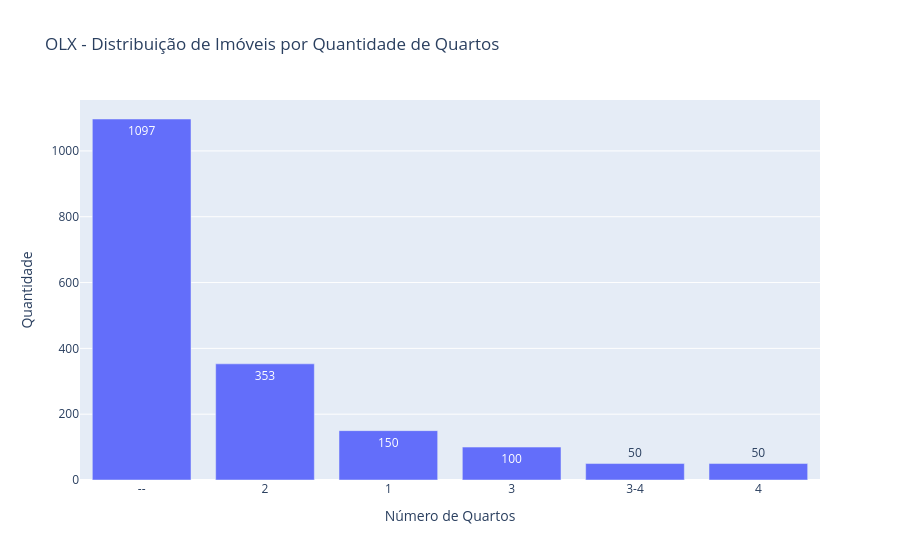

Notebook code cell kept with this figure:
### Code cell
# --- Tipologias Mais Frequentes ---

# Contar a frequência dos números de quartos
tipologias_frequentes = df_tipologias['Número de Quartos'].value_counts().reset_index()
tipologias_frequentes.columns = ['Quantidade de Quartos', 'Quantidade de Imóveis']

# Criar gráfico da distribuição de tipologias
fig_tipologias = px.bar(
    tipologias_frequentes,
    x='Quantidade de Quartos',
    y='Quantidade de Imóveis',
    title='OLX - Distribuição de Imóveis por Quantidade de Quartos',
    labels={'Quantidade de Quartos': 'Número de Quartos', 'Quantidade de Imóveis': 'Quantidade'},
    text='Quantidade de Imóveis'
)

# Exibir o gráfico
fig_tipologias.show()

### Figure 1 — Plotly figure (JSON) as saved in the notebook; plotly's stock layout.template omitted (floating-point values rounded to 4 significant figures)
{"data": [{"alignmentgroup": "True", "hovertemplate": "Número de Quartos=%{x}<br>Quantidade=%{text}<extra></extra>", "legendgroup": "", "marker": {"color": "#636efa", "pattern": {"shape": ""}}, "name": "", "offsetgroup": "", "orientation": "v", "showlegend": false, "text": [1097, 353, 150, 100, 50, 50], "textposition": "auto", "type": "bar", "x": ["--", "2", "1", "3", "3-4", "4"], "xaxis": "x", "y": [1097, 353, 150, 100, 50, 50], "yaxis": "y"}], "layout": {"barmode": "relative", "legend": {"tracegroupgap": 0}, "title": {"text": "OLX - Distribuição de Imóveis por Quantidade de Quartos"}, "xaxis": {"anchor": "y", "domain": [0, 1], "title": {"text": "Número de Quartos"}}, "yaxis": {"anchor": "x", "domain": [0, 1], "title": {"text": "Quantidade"}}}}
